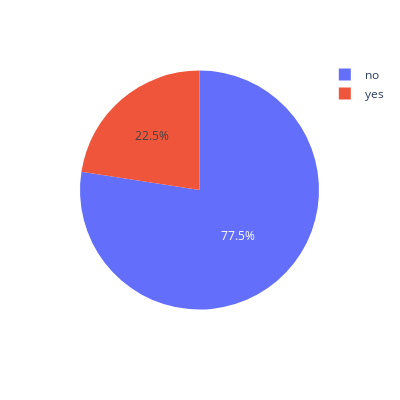

Notebook source saved alongside this figure:
### Markdown cell above
### De las personas que si fueron contactadas alguna vez ¿Cuántas pidieron el depósito?

### Code cell
datos=df[df.pdias!=-1].dep_a_plazo.value_counts()
px.pie(datos, values='dep_a_plazo', names=['no', 'yes'], width=400, height=400)

### Figure 1 — Plotly figure (JSON) as saved in the notebook; plotly's stock layout.template omitted (floating-point values rounded to 4 significant figures)
{"data": [{"domain": {"x": [0, 1], "y": [0, 1]}, "hovertemplate": "label=%{label}<br>dep_a_plazo=%{value}<extra></extra>", "labels": ["no", "yes"], "legendgroup": "", "name": "", "showlegend": true, "type": "pie", "values": [632, 184]}], "layout": {"height": 400, "legend": {"tracegroupgap": 0}, "margin": {"t": 60}, "width": 400}}
